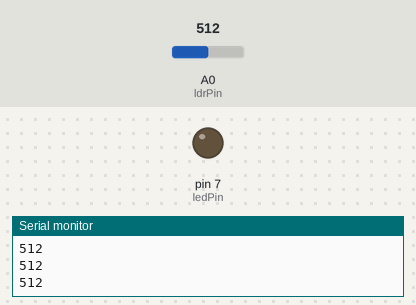
The sketch below on a simulated Arduino Uno, built with avr-gcc and run on an emulated ATmega328P. Parts: output pins drawn as LEDs (lit = HIGH), the last lines printed to the serial monitor. Inputs (shaded band) come from the test bench; at power-on: A0 (ldrPin) = 512.

Above: at 1.2 s.
1.3 s: A0 (ldrPin) set to 791
2.8 s: A0 (ldrPin) set to 807
At 4.0 s:
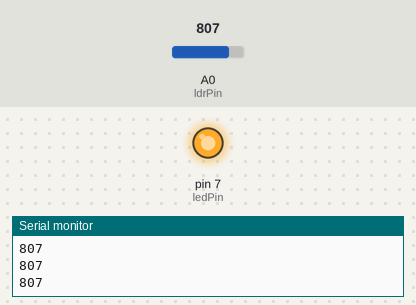
4.3 s: A0 (ldrPin) set to 790
At 5.3 s:
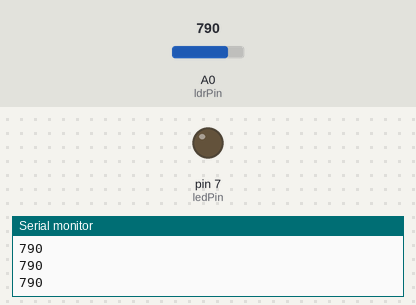
5.8 s: A0 (ldrPin) set to 810
At 6.6 s:
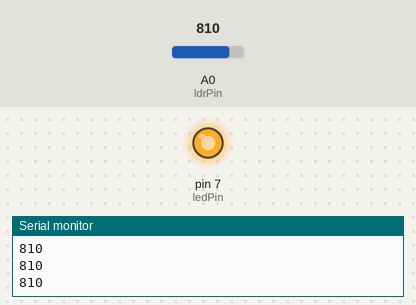
Timing chart, 0 to 8.3 s (numbered marks = the images above; inputs shaded):
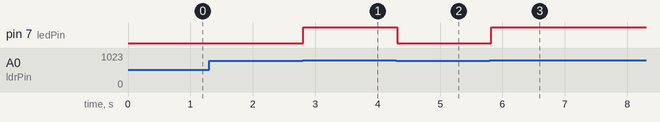

Measured:
- the behaviour switches between 799 and 800 on A0 (ldrPin) (found by bisection; images 0 and 1)
- after the input at 2.8 s, pin 7 (ledPin): LOW → HIGH at once
- after the input at 4.3 s, pin 7 (ledPin): HIGH → LOW at once
- after the input at 5.8 s, pin 7 (ledPin): LOW → HIGH at once

The sketch:

sensor_ldr_acender_lampada_noite.ino
```cpp
//Sensor de luz

int ledPin = 7; //Led no pino 7
int ldrPin = 0; //LDR no pino analígico 8
int ldrValor = 0; //Valor lido do LDR

void setup() {
 pinMode(ledPin,OUTPUT); //define a porta 7 como saída
 Serial.begin(9600); //Inicia a comunicação serial
}

void loop() {
 ///ler o valor do LDR
 ldrValor = analogRead(ldrPin); //O valor lido será entre 0 e 1023

 //se o valor lido for maior que 500, liga o led
 if (ldrValor>= 800) digitalWrite(ledPin,HIGH);
 // senão, apaga o led
 else digitalWrite(ledPin,LOW);

 //imprime o valor lido do LDR no monitor serial
 Serial.println(ldrValor);
 delay(100);
}
```
